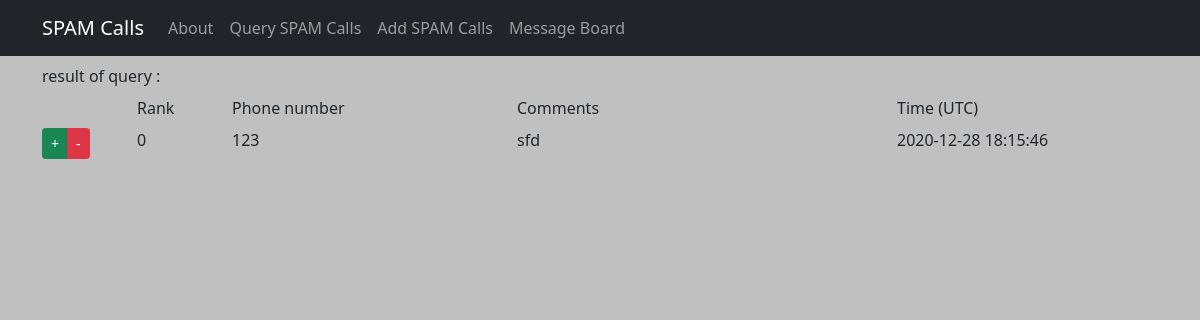
Screenshot of /rank_up/12 with the database file from the repository.
### tables this page shows
CREATE TABLE calls (
            id INTEGER PRIMARY KEY AUTOINCREMENT,
            phone TEXT NOT NULL,
            comments TEXT NOT NULL,
            time TIMESTAMP DEFAULT CURRENT_TIMESTAMP,
            rank INTEGER DEFAULT 0
        );

### routes.py (the view)
@app.route("/rank_up/<int:id>", methods=["GET"])
def rank_up(id):
    sql = {"update": "update calls set rank = rank + 1 where id = ?",
           "read": "select * from calls where id = ?"}
    with sqlite3.connect(database) as con:
        con.row_factory = sqlite3.Row
        cur = con.cursor()
        cur.execute(sql["update"], (id,))
        con.commit()
        cur.execute(sql["read"], (id,))
        data = cur.fetchall()
    return render_template("result.html", data=data, action='query')

### templates/result.html (shortened to what this page needs)
{% extends "template.html" %}
{% block main %}
<div class="container">
    <label class="form-label">result of {{action}} : {{msg}}</label>
    <div class="row mb-2">
        {% if msg != "No record" %}
        {% if action == 'query'%}
        <div class="col-1"></div>
        <div class="col-1">Rank</div>
        {% endif %}
        <div class="col-3">Phone number</div>
        <div class="col-4">Comments</div>
        {% if action == 'query'%}
        <div class="col-3">Time (UTC)</div>
        {% endif %}
        {% endif %}
    </div>
    {% if action == 'query'%}
    {% for rec in data %}
    <div class="row mb-2">
        <div class="col-1">
            <div class="btn-group" role="group" aria-label="...">
                <a href="{{url_for('rank_up', id=rec[0]) }}" name="rank_up" class="btn btn-sm btn-success">+</a>
                <a href="{{url_for('rank_down', id=rec[0]) }}" name="rank_down" class="btn btn-sm btn-danger">-</a>
            </div>
        </div>
        <div class="col-1">{{ rec["rank"] }}</div>
        <div class="col-3">{{ rec["phone"] }}</div>
        <div class="col-4">{{ rec["comments"].replace("\n","<br>")|safe }}</div>
        <div class="col-3">{{ rec["time"] }}</div>
    </div>
    {% endfor %}
    {% endif %}
</div>
{% endblock %}

### static/custom.css (style rules this page uses)
body { background: Silver !important; }

### rows the page displays
calls: rank "0", phone "123", comments.replace "sfd", time "2020-12-28 18:15:46"

### other values shown
{{ action }} "query"
